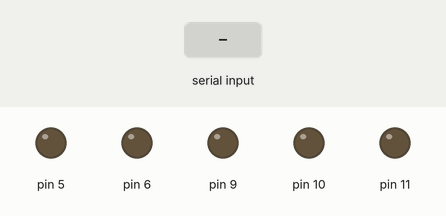
Recording of a sketch running on a simulated Arduino Uno, built with avr-gcc and run on an emulated ATmega328P. Shown: output pins drawn as LEDs (lit = HIGH). Inputs (shaded band) come from the test bench.

Above: at 1.2 s.
1.3 s: "90,45\n" received over Serial
At 6.7 s:
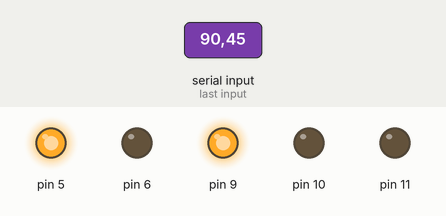
7.3 s: "30,150\n" received over Serial
At 8.3 s:
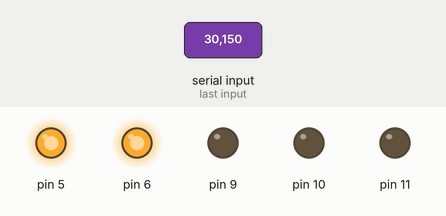
13.3 s: "1\n" received over Serial
At 16.0 s:
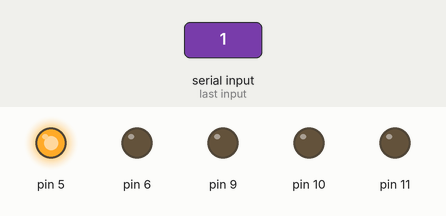
16.3 s: "0\n" received over Serial
At 17.5 s:
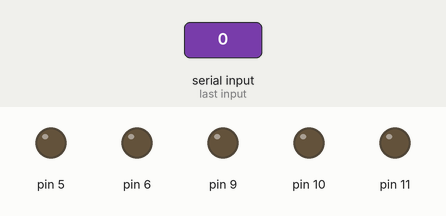
Timing chart, 0 to 19.3 s (numbered marks = the images above; inputs shaded):
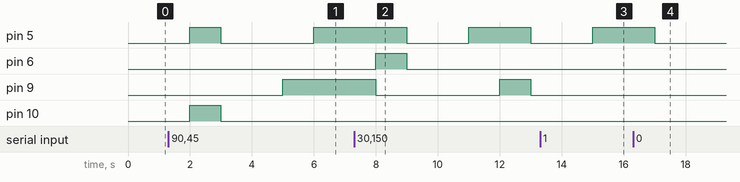

The sketch:

7.4_____.ino
```cpp
int income;

void setup()
{
  pinMode(5, OUTPUT);
  pinMode(6, OUTPUT);
  pinMode(9, OUTPUT);
  pinMode(10, OUTPUT);
  pinMode(11, OUTPUT);
  Serial.begin(9600);
}

void loop()
{
  if(Serial.available()>0)
 {
   income=Serial.read()-'0';
 }
  switch(income)
  {
    case 0:
    digitalWrite(5, LOW);
    digitalWrite(6, LOW);
    digitalWrite(9, LOW);
    digitalWrite(10, LOW);
    break;
    case 1:
    digitalWrite(10, LOW);
    digitalWrite(6, LOW);
    digitalWrite(9, LOW);
    digitalWrite(5, HIGH);
    break;
    case 2:
    digitalWrite(5, LOW);
    digitalWrite(6, LOW);
    digitalWrite(9, HIGH);
    digitalWrite(10, LOW);
    break;
    case 3:
    digitalWrite(10, LOW);
    digitalWrite(9, LOW);
    digitalWrite(6, HIGH);
    digitalWrite(5, HIGH);
    break;
    case 4:
    digitalWrite(10, LOW);
    digitalWrite(9, HIGH);
    digitalWrite(6, LOW);
    digitalWrite(5, LOW);
    break;
    case 5:
    digitalWrite(10, LOW);
    digitalWrite(9, HIGH);
    digitalWrite(6, LOW);
    digitalWrite(5, HIGH);
    break;
    case 6:
    digitalWrite(10, LOW);
    digitalWrite(9, HIGH);
    digitalWrite(6, HIGH);
    digitalWrite(5, LOW);
    break;
    case 7:
    digitalWrite(10, LOW);
    digitalWrite(9, HIGH);
    digitalWrite(6, HIGH);
    digitalWrite(5, HIGH);
    break;
    case 8:
    digitalWrite(10, HIGH);
    digitalWrite(9, LOW);
    digitalWrite(6, LOW);
    digitalWrite(5, LOW);
    break;
    case 9:
    digitalWrite(10, HIGH);
    digitalWrite(9, LOW);
    digitalWrite(6, LOW);
    digitalWrite(5, HIGH);
    break;
}

  digitalWrite(11, LOW);
  delay(1000);
}
```

Morse.cpp
```cpp
#include "Arduino.h"
#include "Morse.h"

Morse::Morse(int pin)
{
	pinMode(pin,OUTPUT);
	_pin=pin;
	_dottime=250;
}

void Morse::dot()
{
	digitalWrite(_pin,HIGH);
	delay(_dottime);
	digitalWrite(_pin,LOW);
	delay(_dottime);
}

void Morse::dash()
{
	digitalWrite(_pin,HIGH);
	delay(_dottime*4);
	digitalWrite(_pin,LOW);
	delay(_dottime);
}

void Morse::c_space()
{
	digitalWrite(_pin,LOW);
	delay(_dottime*3);
}

void Morse::w_space()
{
	digitalWrite(_pin,LOW);
	delay(_dottime*7);
}
```

Morse.h
```cpp
#ifndef _MORSE_H
#define _MORSE_H
class Morse
{
  public:
    Morse(int pin);
    void dot();
    void dash();
    void c_space();
    void w_space();
  private:
    int _pin;
    int _dottime;
};
#endif /*_MORSE_H*/
```

Measured:
- after the input at 1.3 s, pin 5: LOW → HIGH after 0.70 s, → LOW 1.0 s later, → HIGH 3.0 s later; pin 9: LOW → HIGH after 3.7 s; pin 10: LOW → HIGH after 0.70 s, → LOW 1.0 s later
- after the input at 7.3 s, pin 5: HIGH → LOW after 1.7 s, → HIGH 2.0 s later, → LOW 2.0 s later; pin 6: LOW → HIGH after 0.70 s, → LOW 1.0 s later; pin 9: HIGH → LOW after 0.70 s, → HIGH 4.0 s later, → LOW 1.0 s later
- after the input at 13.3 s, pin 5: LOW → HIGH after 1.7 s
- after the input at 16.3 s, pin 5: HIGH → LOW after 0.70 s
